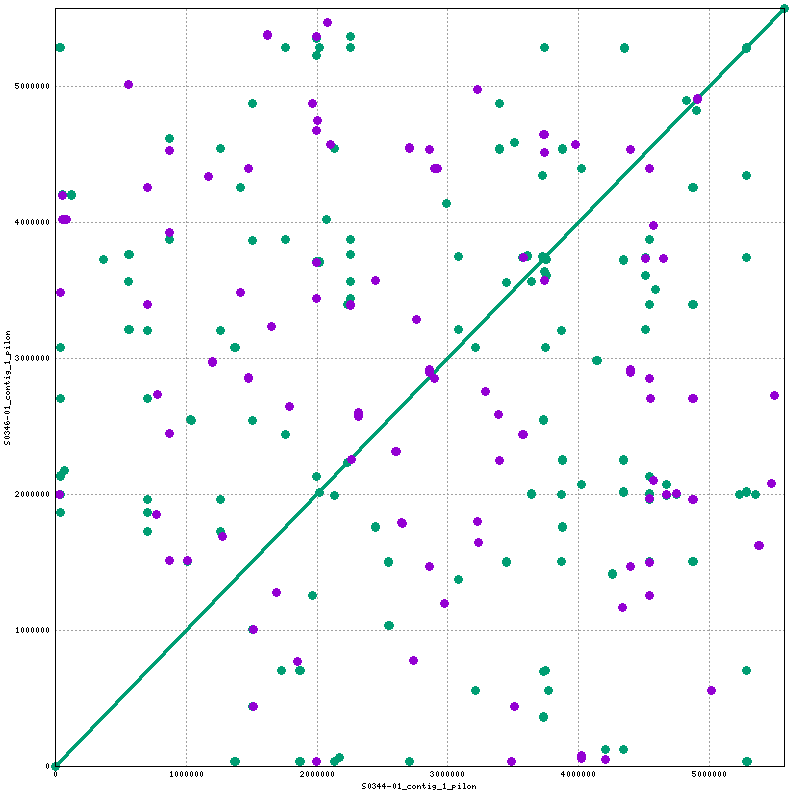

Here is the gnuplot script that generated this plot:
set terminal png tiny size 800,800
set output "/home/sak0914/MtbLongitudinalDiversity/hybrid_assemblies/MAv/mummer/alignment.png"
set size 1,1
set grid
unset key
set border 15
set tics scale 0
set xlabel "S0344-01_contig_1_pilon"
set ylabel "S0346-01_contig_1_pilon"
set format "%.0f"
set mouse format "%.0f"
set mouse mouseformat "[%.0f, %.0f]"
if(GPVAL_VERSION < 5) set mouse clipboardformat "[%.0f, %.0f]"
set xrange [1:5575292]
set yrange [1:5573596]
set style line 1  lt 2 lw 3 pt 6 ps 1
set style line 2  lt 2 lw 3 pt 6 ps 1
set style line 3  lt 1 lw 3 pt 6 ps 1
plot \
 "/home/sak0914/MtbLongitudinalDiversity/hybrid_assemblies/MAv/mummer/alignment.fplot" title "FWD" w lp ls 1, \
 "/home/sak0914/MtbLongitudinalDiversity/hybrid_assemblies/MAv/mummer/alignment.rplot" title "REV" w lp ls 2, \
 "/home/sak0914/MtbLongitudinalDiversity/hybrid_assemblies/MAv/mummer/alignment.hplot" title "HLT" w lp ls 3
